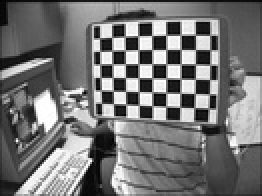
#> input picture online_datasets/left01.jpg, 131 x 98 px, shrunk from 640 x 480 before the run (shown 2 times larger); its folder holds only this picture in this run
$ python demo.py
#> lines starting #> are read from the running program, lines starting #| are printed output that depends on the picture; after the words box and inside, x2 and y2 are one past the last pixel; in counts of white or black regions, pixels touching at a corner belong together
#> the answer given: 1
#> in demo_corner_detection, image is the input picture: shape (98, 131, 3); min 0, max 255, mean 116.6
#| Image size: 131x98 pixels
### camera_calibration.py
"""
Camera Calibration System using Zhang's Method
Robotics Project - Complete Implementation

This module implements a comprehensive camera calibration pipeline including:
- Image loading and preprocessing
- Corner detection with sub-pixel accuracy
- 3D-2D correspondence building
- Integration with partner's compute_intrinsic_matrix function
- Reprojection error analysis
- Undistortion and visualization
- Comprehensive reporting and demo capabilities

Author: [Your Name]
Partner: Yanran (implements compute_intrinsic_matrix)
"""

import cv2
import numpy as np
import glob
import matplotlib.pyplot as plt
import os
from datetime import datetime
from typing import List, Tuple, Dict, Optional, Union
import json

# Import partner's function
try:
    from calibration_math import compute_intrinsic_matrix
    PARTNER_FUNCTION_AVAILABLE = True
except ImportError:
    print("Warning: calibration_math module not found. Using OpenCV fallback.")
    PARTNER_FUNCTION_AVAILABLE = False


class CameraCalibrator:
    """
    Main camera calibration pipeline using Zhang's method.

    This class orchestrates the complete calibration process from image loading
    through final calibration and error analysis.
    """

    def __init__(self, checkerboard_size: Tuple[int, int] = (6, 9),
                 square_size: float = 0.025, image_folder: str = "online_datasets/",
                 output_folder: str = "results/"):
        """
        Initialize the camera calibrator.

        Args:
            checkerboard_size: Number of internal corners (width, height)
            square_size: Size of squares in meters
            image_folder: Path to folder containing calibration images
            output_folder: Path to folder for output results
        """
        self.checkerboard_size = checkerboard_size
        self.square_size = square_size
        self.image_folder = image_folder
        self.output_folder = output_folder

        # Create output directories
        self._create_output_directories()

        # Calibration data storage
        self.objpoints = []  # 3D points in real world space
        self.imgpoints = []  # 2D points in image plane
        self.image_size = None
        self.images_loaded = []
        self.corner_detection_results = []

        # Calibration results
        self.K = None
        self.dist = None
        self.rvecs = None
        self.tvecs = None
        self.rms_error = None
        self.reprojection_errors = []

        # Sub-pixel corner detection criteria
        self.criteria = (cv2.TERM_CRITERIA_EPS + cv2.TERM_CRITERIA_MAX_ITER, 30, 0.001)

        print("=" * 70)
        print("CAMERA CALIBRATION USING ZHANG'S METHOD")
        print("=" * 70)
        print(f"Checkerboard size: {checkerboard_size}")
        print(f"Square size: {square_size}m")
        print(f"Image folder: {image_folder}")
        print(f"Output folder: {output_folder}")
        print("=" * 70)

    def _create_output_directories(self):
        """Create necessary output directories."""
        directories = [
            self.output_folder,
            os.path.join(self.output_folder, "corner_detections"),
            os.path.join(self.output_folder, "undistorted_samples")
        ]

        for directory in directories:
            os.makedirs(directory, exist_ok=True)

    # [58 lines left out: functions load_images, create_object_points, not called in this run]

    def detect_corners(self, image: np.ndarray, image_path: str) -> Tuple[bool, Optional[np.ndarray]]:
        """
        Detect and refine checkerboard corners in a single image.

        Args:
            image: Input image
            image_path: Path to image for error reporting

        Returns:
            (success, refined_corners)
        """
#> called with image_path = 'online_datasets/left01.jpg'
        gray = cv2.cvtColor(image, cv2.COLOR_BGR2GRAY)

        # Find chessboard corners
        ret, corners = cv2.findChessboardCorners(gray, self.checkerboard_size, None)
#> ret = True; corners = 54 rows, first 8: [50.52, 51.27], [50.18, 45.15], [49.95, 38.4], [49.75, 32.05], [49.68, 25.34], [49.54, 18.94], [56.46, 51.64], [56.33, 45.27]

        if ret:
            # Refine corner positions to sub-pixel accuracy
            corners_refined = cv2.cornerSubPix(gray, corners, (11, 11), (-1, -1), self.criteria)
#> corners_refined = 54 rows, first 8: [54.7, 44.85], [54.7, 44.85], [54.61, 38.47], [54.56, 31.74], [53.99, 25.33], [54.35, 25.32], [54.7, 44.85], [54.7, 44.85]
            return True, corners_refined
        else:
            return False, None

    # [509 lines left out: functions process_all_images, _visualize_corners, calibrate, _calibrate_opencv, _compute_rms_error, _compute_reprojection_errors and 8 more, not called in this run]


# [2 lines that do not run on import are left out]

### demo.py
"""
Live Demonstration Script for Camera Calibration Presentation

This script provides an interactive demonstration of the camera calibration system
for the robotics project presentation. It showcases key features and results.

Author: [Your Name]
Partner: Yanran (implements compute_intrinsic_matrix)
"""

import cv2
import numpy as np
import matplotlib.pyplot as plt
import os
from camera_calibration import CameraCalibrator
import time


def demo_corner_detection():
    """
    Demonstrate corner detection step-by-step on a sample image.
    """
    print("=" * 60)
    print("DEMO 1: CORNER DETECTION")
    print("=" * 60)

    # Check if we have images
    image_folder = "online_datasets/"
    if not os.path.exists(image_folder):
        print(f"❌ Image folder '{image_folder}' not found!")
        print("Please ensure you have calibration images in the images/ folder")
        return False

    # Find a sample image
    import glob
    image_files = glob.glob(os.path.join(image_folder, "*.jpg")) + glob.glob(os.path.join(image_folder, "*.png"))

    if not image_files:
        print(f"❌ No images found in '{image_folder}'")
        return False

    sample_image_path = image_files[0]
    print(f"Using sample image: {os.path.basename(sample_image_path)}")

    # Load and display image
    image = cv2.imread(sample_image_path)
    if image is None:
        print(f"❌ Could not load image: {sample_image_path}")
        return False

    print(f"Image size: {image.shape[1]}x{image.shape[0]} pixels")

    # Initialize calibrator for corner detection
    calibrator = CameraCalibrator()

    # Detect corners
    print("\nDetecting checkerboard corners...")
    success, corners = calibrator.detect_corners(image, sample_image_path)
#> success = True; corners has the same summary as corners_refined in detect_corners

    if success:
        print("✅ Corners detected successfully!")
        print(f"Found {len(corners)} corner points")
#| Found 54 corner points

        # Visualize corners
        img_with_corners = image.copy()
        cv2.drawChessboardCorners(img_with_corners, calibrator.checkerboard_size, corners, success)
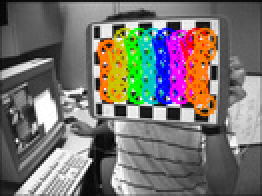
#> img_with_corners: shape (98, 131, 3) (shown 2 times larger); 16.83% of pixels changed, all inside (x1, y1, x2, y2) = (48, 13, 109, 59)

        # Display results
        cv2.imshow('Original Image', image)
        cv2.imshow('Detected Corners', img_with_corners)

        print("\nPress any key to continue...")

        # Fix for waitKey not responding
        while True:
            key = cv2.waitKey(1) & 0xFF
#> (key Esc is pressed here)
            if key != 255:  # Any key pressed
                break
            if cv2.getWindowProperty('Original Image', cv2.WND_PROP_VISIBLE) < 1:
                break
            if cv2.getWindowProperty('Detected Corners', cv2.WND_PROP_VISIBLE) < 1:
                break

        cv2.destroyAllWindows()

        return True
    else:
        print("❌ No corners detected in this image")
        print("This might be due to:")
        print("- Poor lighting conditions")
        print("- Blurry image")
        print("- Incorrect checkerboard size")
        print("- Partial checkerboard visibility")
        return False


# [181 lines left out: functions demo_undistortion, demo_results, demo_live_calibration, not called in this run]


def interactive_demo():
    """
    Interactive demonstration menu.
    """
    print("\n" + "=" * 60)
    print("INTERACTIVE CAMERA CALIBRATION DEMO")
    print("=" * 60)
    print("Choose a demonstration:")
    print("1. Corner Detection")
    print("2. Undistortion")
    print("3. Calibration Results")
    print("4. Live Calibration Process")
    print("5. Run All Demos")
    print("0. Exit")

    while True:
        try:
#> (the run stopped early here; a loop or call above may not have finished)
